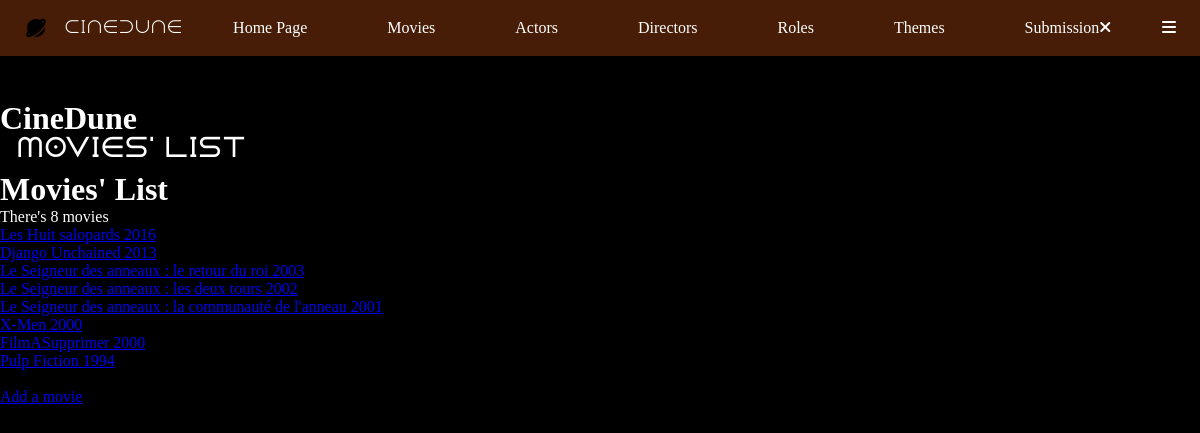
The app's page /index.php?action=listMovies, older data.
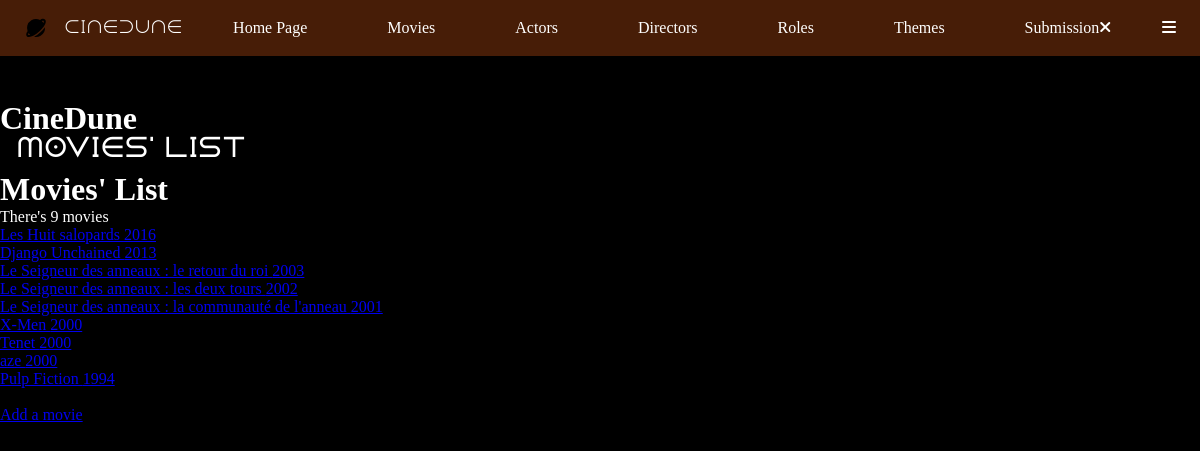
The same page, newer data.
### tables this page shows
CREATE TABLE IF NOT EXISTS `movie` (
  `idMovie` int NOT NULL AUTO_INCREMENT,
  `title` varchar(255) NOT NULL,
  `releaseYear` year NOT NULL,
  `duration` int NOT NULL DEFAULT '0',
  `note` float NOT NULL DEFAULT (0),
  `synopsis` text,
  `poster` varchar(255) NOT NULL,
  `idDirector` int DEFAULT NULL,
  PRIMARY KEY (`idMovie`),
  KEY `idDirector` (`idDirector`),
  CONSTRAINT `FK1_movie_director` FOREIGN KEY (`idDirector`) REFERENCES `director` (`idDirector`)
);

### controller/MovieController.php (called while the page is built, shortened)
<?php
class MovieController
{
    public function listMovies()
    {
        $pdo = Connect::toLogIn();
        $requestMovies = $pdo->query("
        SELECT movie.idMovie, movie.title, movie.releaseYear, movie.duration, movie.note, movie.synopsis, movie.poster
        FROM movie
        ORDER BY releaseYear DESC
        ");
        require "view/movies/listMovies.php";
    }
}

### view/movies/listMovies.php (the view, shortened to what this page needs)
<?php ob_start();
$movies = $requestMovies->fetchAll();
?>
<h1>Movies' List</h1>
<p>There's <?= $requestMovies->rowCount() ?> movies</p>
<?php
foreach($movies as $movie) {
?>
    <a href="index.php?action=moviesDetails&id=<?= $movie["idMovie"] ?>"><?= $movie["title"] . " " . $movie["releaseYear"] . "<br>" ?></a>
<?php
}
?>
<br>
<a href="index.php?action=addMovie">Add a movie</a>
<?php
$secondary_title = "Movies' List";
$content = ob_get_clean();
require "view/template.php";

### index.php (shortened to what this page needs)
<?php
$ctrlMain = new MainController();
$ctrlMovie = new MovieController();
if(isset($_GET["action"])){
    switch ($_GET["action"]) {
        case "listMovies" : $ctrlMovie->listMovies(); break;
    }
} else {
    $ctrlMain->main();
}

### view/template.php (shortened to what this page needs)
<!DOCTYPE html>
<html lang="en">
<head>
    <link rel="stylesheet" href="https://cdnjs.cloudflare.com/ajax/libs/font-awesome/6.5.1/css/all.min.css" />
    <link rel="stylesheet" href="https://cdn.jsdelivr.net/npm/swiper@11/swiper-bundle.min.css" />
    <link rel="stylesheet" href="public/css/style.css" />
</head>
<body>
    <header class="header" id="header">
        <nav class="nav container">
            <a href="index.php" class="nav__logo">
                <img src="public/img/bxs-planet.svg" alt="Logo CineDune">CineDune
            </a>
            <div class="nav__menu" id="nav-menu">
                <ul class="nav__list">
                    <li class="nav__item">
                        <a href="index.php">Home Page</a>
                    </li>
                    <li class="nav__item">
                        <a href="index.php?action=listMovies">Movies</a>
                    </li>
                    <li class="nav__item">
                        <a href="index.php?action=listActors">Actors</a>
                    </li>
                    <li class="nav__item">
                        <a href="index.php?action=listDirectors">Directors</a>
                    </li>
                    <li class="nav__item">
                        <a href="index.php?action=listRoles">Roles</a>
                    </li>
                    <li class="nav__item">
                        <a href="index.php?action=listThemes">Themes</a>
                    </li>
                    <li class="nav__item">
                        <a href="index.php?action=listSubmissions">Submission</a>
                    </li>
                </ul>
                <div class="nav__close" id="nav-close">
                    <i class="fa-solid fa-xmark"></i>
                </div>
            </div>
            <div class="nav__actions">
                <div class="nav__toggle" id="nav-toggle">
                    <i class="fa-solid fa-bars"></i>
                </div>
            </div>
        </nav>
    </header>
    <div id="wrapper">
        <main>
            <div id="content">
                <h1>CineDune</h1>
                <h2><?= $secondary_title ?></h2>
                <?= $content ?>
            </div>
        </main>
    </div>
</body>
</html>

### public/css/style.css (style rules this page uses)
:root { --header-height: 3.5rem; --background-color: #000000; --brown-color: #471D07; --orange-color: #A2520D; --yellow-color: #D9A849; --text-color: #FFFFFF; --gradient-top: linear-gradient(90deg, #D9A849 0%, #A2520D 100%); --gradient-left: linear-gradient(90deg, rgba(162, 82, 13, 0.5) 0%, rgba(0, 0, 0, 0.5) 100%); --gradient-right: linear-gradient(90deg, rgba(0, 0, 0, 0.5) 0%, rgba(162, 82, 13, 0.5) 100%); --gradient-bottom: linear-gradient(359.4deg, rgba(162, 82, 13, 0.5) 0.52%, rgba(0, 0, 0, 0.5) 99.48%); --button-gradient: linear-gradient(90deg, #D9A849 1.11%, #A2520D 98.89%); --hypertext-underline-gradient: linear-gradient(0deg, #D9A849 0%, #A2520D 100%); --background-gradient: radial-gradient(131.8% 131.8% at 50% -31.8%, #D9A849 23%, #471D07 72.5%, #000000 100%); --swiper-pagination-color: var(--yellow-color); --title-font: "Dune Rise"; --h2-font: "Dune Rise"; --nav-text-font: "Champagne & Limousines"; --z-tooltip: 10; --z-fixed: 100; }
* { box-sizing: border-box; padding: 0; margin: 0; }
html { scroll-behavior: smooth; color: var(--text-color); }
body { background-color: var(--background-color); }
h2 { font-family: var(--h2-font); font-size: 1.5rem; padding-left: 1rem; padding-bottom: .5rem; }
ul { list-style: none; font-family: var(--nav-text-font); }
.container { max-width: 1200px; margin-inline: 1.5rem; }
.header { position: fixed; width: 100%; top: 0; left: 0; background-color: var(--brown-color); z-index: var(--z-fixed); }
.nav { position: relative; height: var(--header-height); display: flex; justify-content: space-between; align-items: center; }
.nav__logo { color: var(--text-color); display: flex; align-items: center; gap: 1rem; font-family: var(--title-font); text-decoration: none; transition: .5s; }
.nav__menu { display: flex; }
.nav__menu a { color: var(--text-color); text-decoration: none; transition: .5s; }
#wrapper { padding-top: 100px; }
@media screen and (min-width: 992px) { .nav__list { display: flex; flex-direction: row; gap: 5rem; align-items: center; justify-content: center; justify-items: center; } }

Row changes from the older to the newer data that the page shows:
removed movie: title "FilmASupprimer", releaseYear "2000"
added movie: title "Tenet", releaseYear "2000"
added movie: title "aze", releaseYear "2000"
Text that changed along with them:
$requestMovies->rowCount(): "8" → "9"
